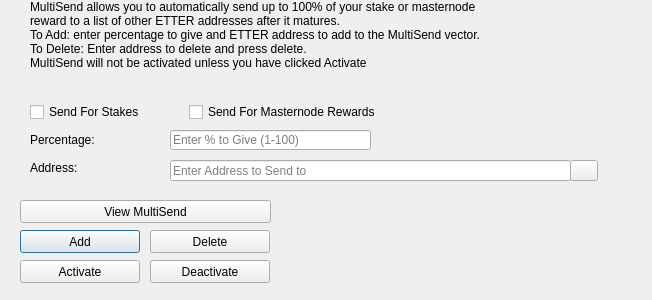
<?xml version="1.0" encoding="UTF-8"?>
<ui version="4.0">
 <class>MultiSendDialog</class>
 <widget class="QDialog" name="MultiSendDialog">
  <property name="windowModality">
   <enum>Qt::NonModal</enum>
  </property>
  <property name="geometry">
   <rect>
    <x>0</x>
    <y>0</y>
    <width>652</width>
    <height>300</height>
   </rect>
  </property>
  <property name="windowTitle">
   <string>MultiSend</string>
  </property>
  <widget class="QLineEdit" name="multiSendPercentEdit">
   <property name="geometry">
    <rect>
     <x>170</x>
     <y>130</y>
     <width>201</width>
     <height>20</height>
    </rect>
   </property>
   <property name="toolTip">
    <string>Enter whole numbers 1 - 100</string>
   </property>
   <property name="placeholderText">
    <string>Enter % to Give (1-100)</string>
   </property>
  </widget>
  <widget class="QLineEdit" name="multiSendAddressEdit">
   <property name="geometry">
    <rect>
     <x>170</x>
     <y>160</y>
     <width>401</width>
     <height>21</height>
    </rect>
   </property>
   <property name="toolTip">
    <string/>
   </property>
   <property name="placeholderText">
    <string>Enter Address to Send to</string>
   </property>
  </widget>
  <widget class="QLabel" name="label_2">
   <property name="geometry">
    <rect>
     <x>30</x>
     <y>0</y>
     <width>451</width>
     <height>121</height>
    </rect>
   </property>
   <property name="lineWidth">
    <number>1</number>
   </property>
   <property name="text">
    <string>MultiSend allows you to automatically send up to 100% of your stake or masternode reward to a list of other ETTER addresses after it matures.
To Add: enter percentage to give and ETTER address to add to the MultiSend vector.
To Delete: Enter address to delete and press delete.
MultiSend will not be activated unless you have clicked Activate</string>
   </property>
   <property name="alignment">
    <set>Qt::AlignLeading|Qt::AlignLeft|Qt::AlignTop</set>
   </property>
   <property name="wordWrap">
    <bool>true</bool>
   </property>
  </widget>
  <widget class="QLabel" name="message">
   <property name="geometry">
    <rect>
     <x>290</x>
     <y>200</y>
     <width>351</width>
     <height>91</height>
    </rect>
   </property>
   <property name="text">
    <string/>
   </property>
  </widget>
  <widget class="QPushButton" name="addButton">
   <property name="geometry">
    <rect>
     <x>20</x>
     <y>230</y>
     <width>120</width>
     <height>23</height>
    </rect>
   </property>
   <property name="toolTip">
    <string/>
   </property>
   <property name="statusTip">
    <string>Add to MultiSend Vector</string>
   </property>
   <property name="text">
    <string>Add</string>
   </property>
  </widget>
  <widget class="QPushButton" name="disableButton">
   <property name="geometry">
    <rect>
     <x>150</x>
     <y>260</y>
     <width>120</width>
     <height>23</height>
    </rect>
   </property>
   <property name="statusTip">
    <string>Deactivate MultiSend</string>
   </property>
   <property name="text">
    <string>Deactivate</string>
   </property>
  </widget>
  <widget class="QPushButton" name="addressBookButton">
   <property name="geometry">
    <rect>
     <x>570</x>
     <y>160</y>
     <width>28</width>
     <height>21</height>
    </rect>
   </property>
   <property name="toolTip">
    <string>Choose an address from the address book</string>
   </property>
   <property name="text">
    <string/>
   </property>
   <property name="icon">
    <iconset resource="../etter.qrc">
     <normaloff>:/icons/address-book</normaloff>:/icons/address-book</iconset>
   </property>
   <property name="shortcut">
    <string>Alt+A</string>
   </property>
   <property name="autoDefault">
    <bool>false</bool>
   </property>
  </widget>
  <widget class="QLabel" name="label">
   <property name="geometry">
    <rect>
     <x>30</x>
     <y>130</y>
     <width>121</width>
     <height>20</height>
    </rect>
   </property>
   <property name="toolTip">
    <string>Percentage of stake to send</string>
   </property>
   <property name="text">
    <string>Percentage:</string>
   </property>
  </widget>
  <widget class="QLabel" name="label_5">
   <property name="geometry">
    <rect>
     <x>30</x>
     <y>160</y>
     <width>111</width>
     <height>16</height>
    </rect>
   </property>
   <property name="toolTip">
    <string>Address to send portion of stake to</string>
   </property>
   <property name="text">
    <string>Address:</string>
   </property>
  </widget>
  <widget class="QPushButton" name="deleteButton">
   <property name="geometry">
    <rect>
     <x>150</x>
     <y>230</y>
     <width>120</width>
     <height>23</height>
    </rect>
   </property>
   <property name="toolTip">
    <string/>
   </property>
   <property name="statusTip">
    <string>Delete Address From MultiSend Vector</string>
   </property>
   <property name="text">
    <string>Delete</string>
   </property>
  </widget>
  <widget class="QPushButton" name="activateButton">
   <property name="geometry">
    <rect>
     <x>20</x>
     <y>260</y>
     <width>120</width>
     <height>23</height>
    </rect>
   </property>
   <property name="statusTip">
    <string>Activate MultiSend</string>
   </property>
   <property name="text">
    <string>Activate</string>
   </property>
  </widget>
  <widget class="QPushButton" name="viewButton">
   <property name="geometry">
    <rect>
     <x>20</x>
     <y>200</y>
     <width>251</width>
     <height>23</height>
    </rect>
   </property>
   <property name="toolTip">
    <string/>
   </property>
   <property name="statusTip">
    <string>View MultiSend Vector</string>
   </property>
   <property name="text">
    <string>View MultiSend</string>
   </property>
  </widget>
  <widget class="QWidget" name="horizontalLayoutWidget">
   <property name="geometry">
    <rect>
     <x>30</x>
     <y>100</y>
     <width>351</width>
     <height>24</height>
    </rect>
   </property>
   <layout class="QHBoxLayout" name="horizontalLayout">
    <item>
     <widget class="QCheckBox" name="multiSendStakeCheckBox">
      <property name="text">
       <string>Send For Stakes</string>
      </property>
     </widget>
    </item>
    <item>
     <widget class="QCheckBox" name="multiSendMasternodeCheckBox">
      <property name="text">
       <string>Send For Masternode Rewards</string>
      </property>
     </widget>
    </item>
   </layout>
  </widget>
 </widget>
 <resources>
  <include location="../etter.qrc"/>
 </resources>
 <connections/>
</ui>
